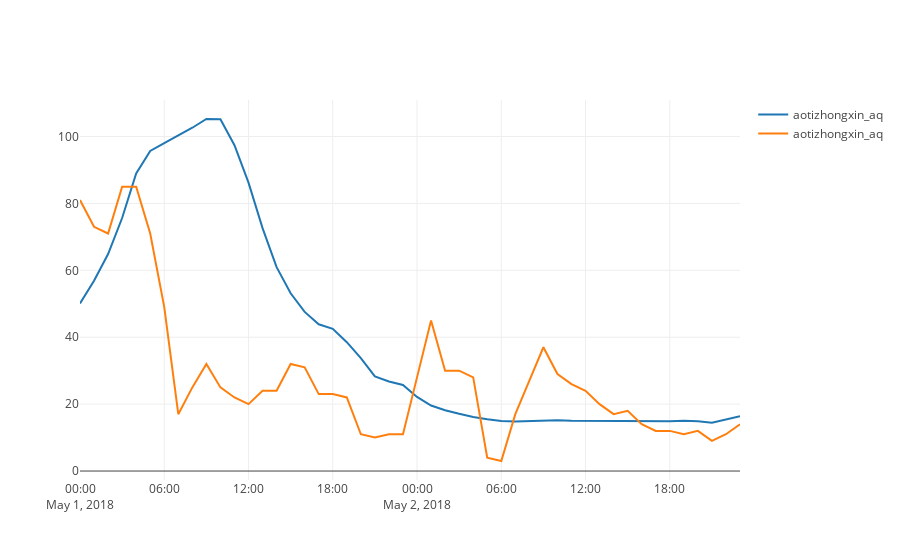
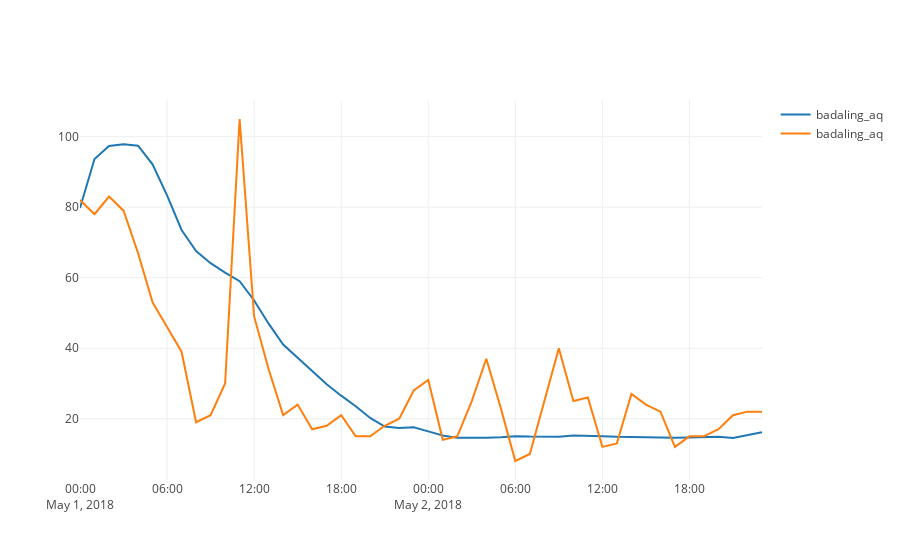
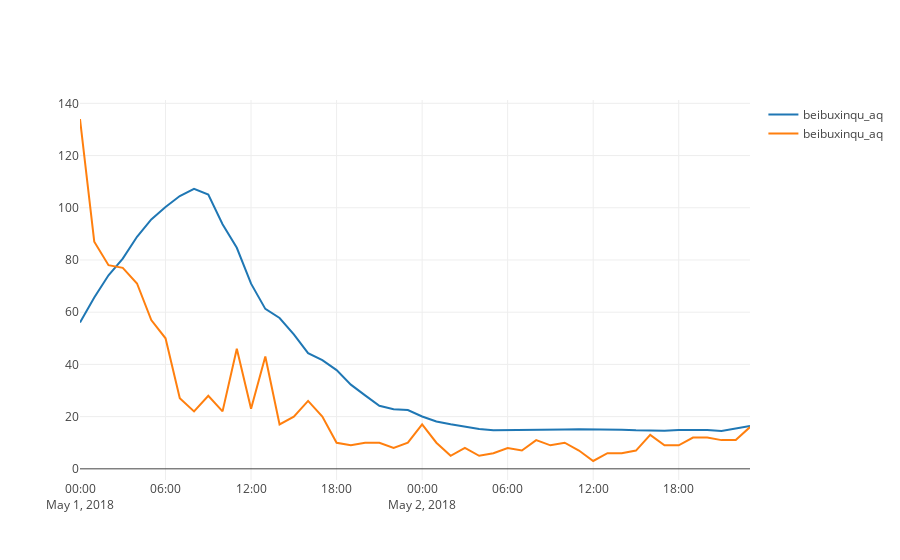
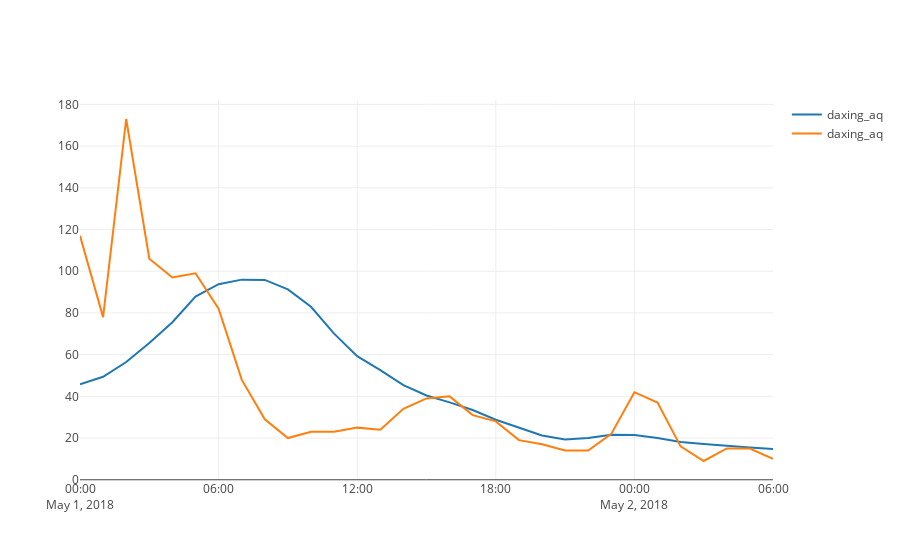

Notebook cell for these charts, in order:
### Code cell
groups = eval_df.groupby('station_id')

for key, group in groups:
    data = []
    stat_df = eval_df.loc[eval_df.station_id == key].sort_values(by='time')
    cell = {'x':stat_df.time,'y':stat_df['pred'],'name':key}
    data.append(cell)
    cell = {'x':stat_df.time,'y':stat_df['PM25'],'name':key}
    data.append(cell)
    plts.iplot(data)
